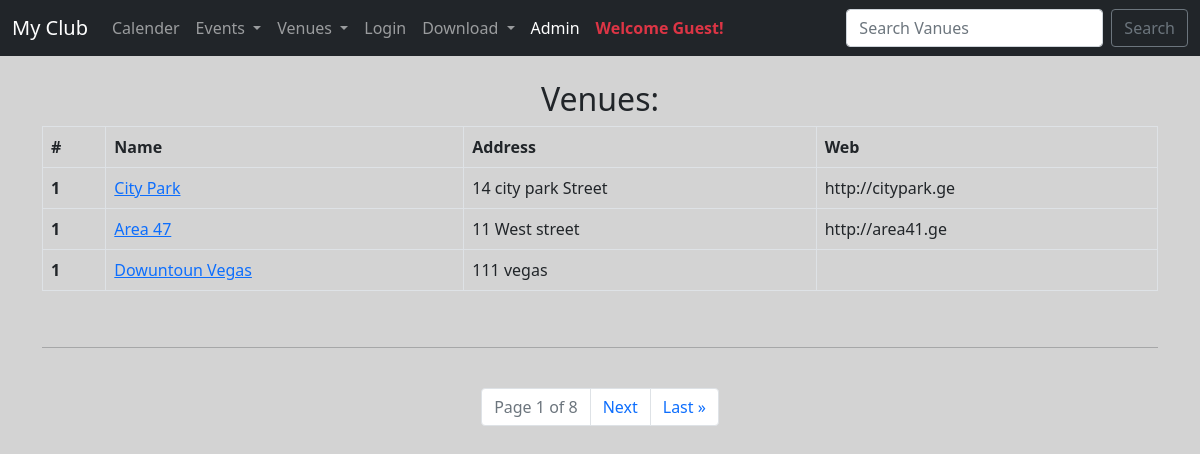
The page /list_venue/ on the database its author committed.
### events/models.py (models this page shows)
class Venue(models.Model):
    name =      models.CharField('Venue Name', max_length=120)
    address =   models.CharField(max_length=220)
    zip_code =  models.CharField('Zip Code', max_length=15)
    phone =     models.CharField('Contact Phone', max_length=120, blank=True)
    web =       models.URLField('Website Address', blank=True)
    email_address = models.EmailField('Email Address', blank=True)
    owner = models.IntegerField("Venue Owner", blank=False, default=1)
    venue_image = models.ImageField(null=True, blank=True, upload_to='images/')
    def __str__(self) -> str:
        return self.name

### events/views.py (the view)
# urls.py: path('list_venue/', views.list_venue,  name='list_venue'),
def list_venue(request):
    venue_list = Venue.objects.all()
    p = Paginator(venue_list, 3)
    page = request.GET.get('page')
    venues = p.get_page(page) # აქამდე page_obj ცვლადით მხვდებოდა
    nums = 'a' * venues.paginator.num_pages
    return render(request, 'events/venue_list.html', {'venue_list':venue_list, 'venues':venues, 'nums':nums})

### events/templates/events/venue_list.html (shortened to what this page needs)
{% extends 'events/base.html' %}
{% block content %}
<center>
    <h2> Venues: </h2>
    <table class="table table-bordered">
        <thead>
            <tr>
                <th scope="col">#</th>
                <th scope="col">Name</th>
                <th scope="col">Address</th>
                <th scope="col">Web</th>
            </tr>
        </thead>
        {% for item in venues %}
        <tbody>
            <tr>
                <th scope="row">1</th>
                <td><a href="{%url 'venue_detail' item.pk %}">{{ item }}</a></td>
                <td>{{ item.address }}</td>
                <td>{{ item.web }}</td>
            </tr>
            {% endfor %}
        </tbody>
    </table>
    <br>
    <hr>
    <br>
    <nav aria-label="...">
        <ul class="pagination justify-content-center">
            <li class="page-item disabled">
                <a class="page-link" href="">
                    Page {{venues.number}} of {{venues.paginator.num_pages}}
                </a>
            </li>
            {% if venues.has_next %}
            <li class="page-item">
                <a class="page-link" href="?page={{ venues.next_page_number }}">Next</a>
            </li>
            <li class="page-item">
                <a class="page-link" href="?page={{ venues.paginator.num_pages }}">Last &raquo</a>
            </li>
            {% endif %}
        </ul>
    </nav>
</center>
{% endblock %}

### events/templates/events/base.html (style rules this page uses)
body { background: lightgrey; }

### rows shown on the page
Venue: name "City Park", address "14 city park Street", web "http://citypark.ge"
Venue: name "Area 47", address "11 West street", web "http://area41.ge"
Venue: name "Dowuntoun Vegas", address "111 vegas"

### other values the page prints
{{ venues.number }} "1"
{{ venues.paginator.num_pages }} "8"
